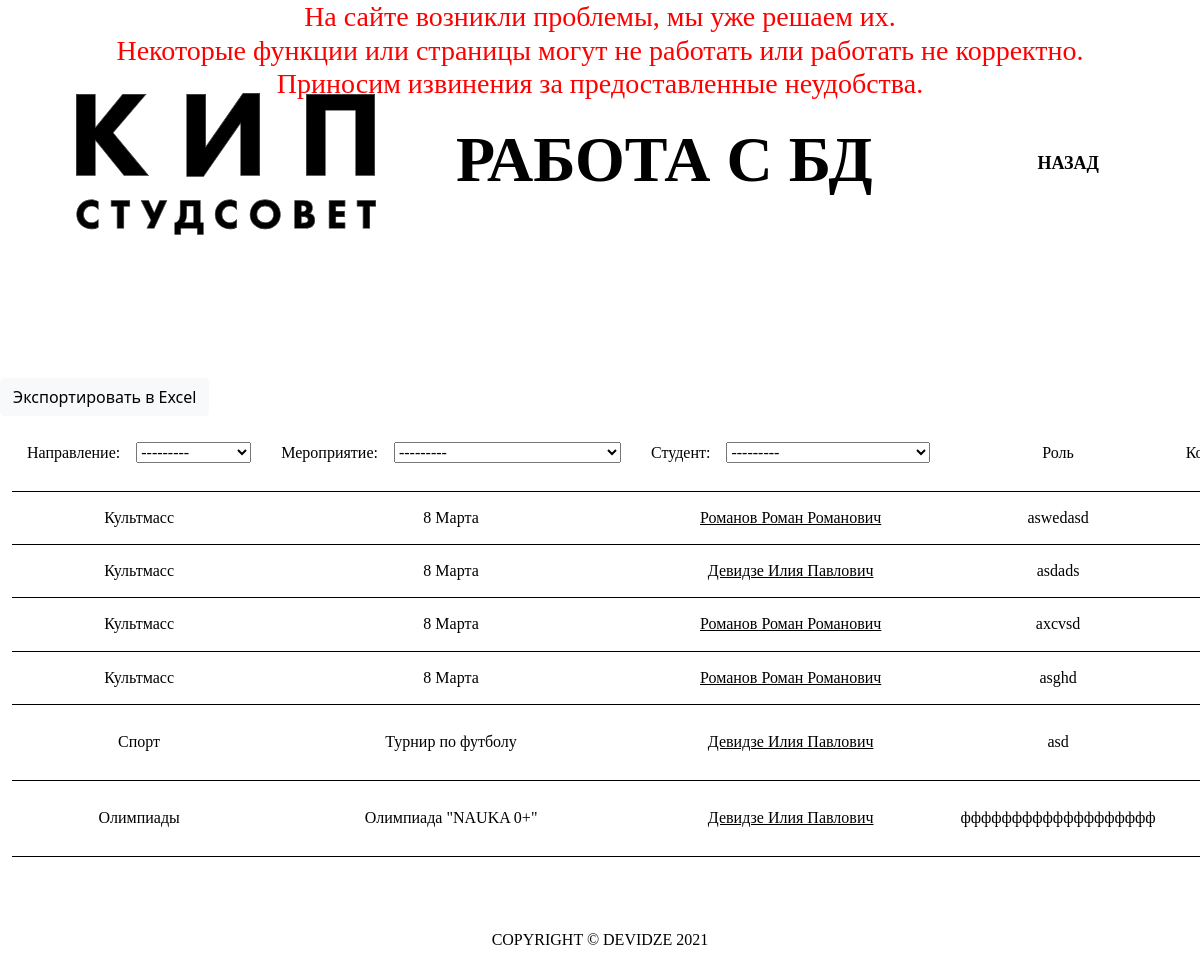
The app's page /admin_table/ (signed in), older data.
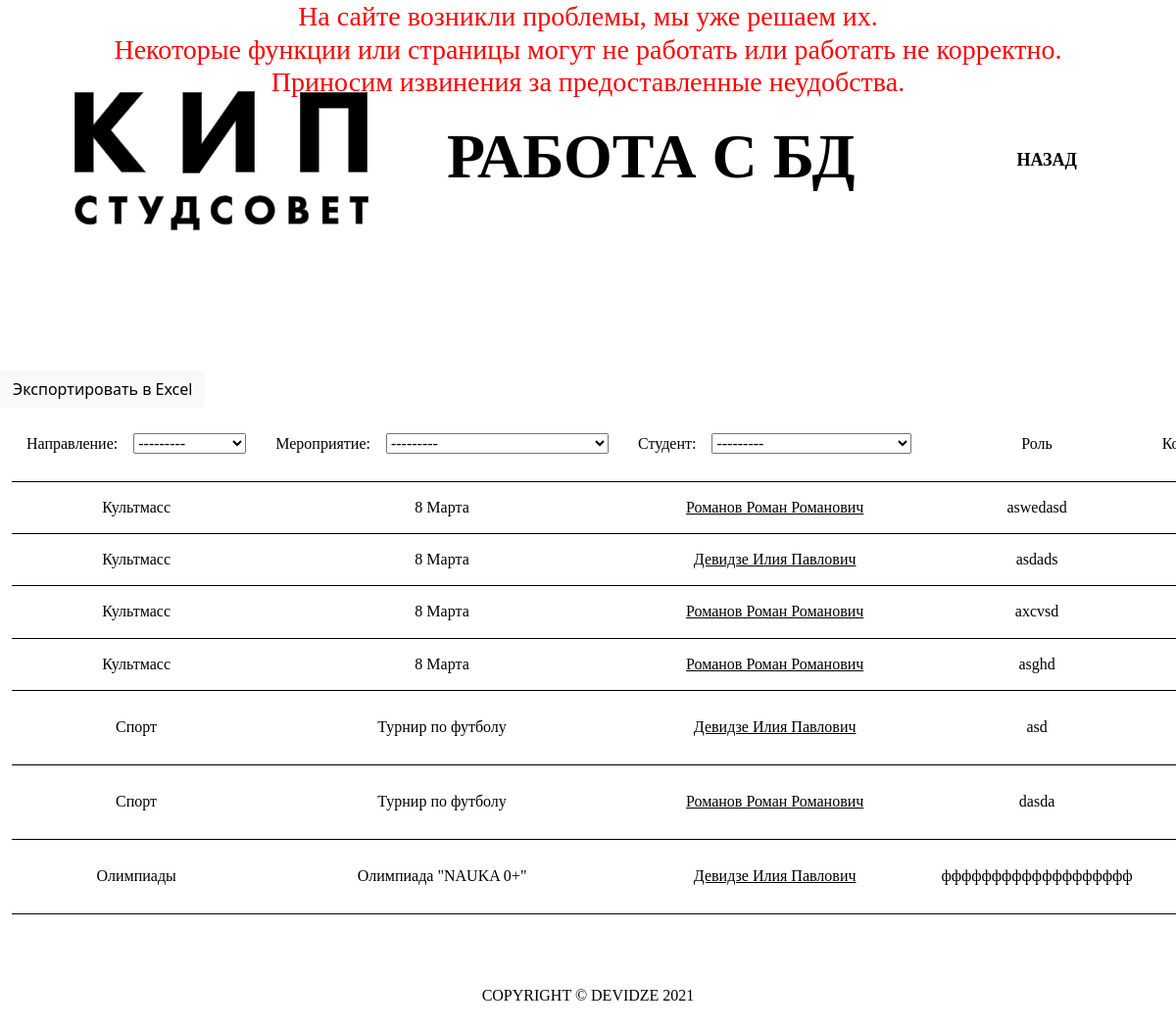
The same page, newer data.
### accounts/models.py (models this page shows, shortened)
class Event(models.Model):
    tags        = models.ForeignKey(Tag, null=True, on_delete=models.SET_NULL)
    name        = models.CharField(max_length=200, null=True)
    date        = models.DateField(null=True)
    def __str__(self):
        return self.name

class Tag(models.Model):
    name        = models.CharField(max_length=200, null=True)
    def __str__(self):
        return self.name

class Member(models.Model):
    user        = models.ForeignKey(Student, null=True, on_delete=models.SET_NULL)
    event       = models.ForeignKey(Event, null=True, on_delete=models.SET_NULL)
    role        = models.CharField(max_length=200, blank = True, null=True)
    comment     = models.CharField(max_length=200, blank = True, null=True)

class Student(models.Model):
    user        = models.OneToOneField(User, null=True, on_delete=models.CASCADE)
    group       = models.ForeignKey(Company, null=True, blank=True, on_delete=models.SET_NULL)
    fio         = models.CharField(max_length=200, blank=True, null=True)
    phone       = models.CharField(max_length=200, blank=True, null=True)
    birthday    = models.DateField(blank=True, null=True)
    profile_pic = models.ImageField(default='avatar.png', null=True, blank=True)
    vk_url      = models.CharField(max_length=200, blank=True, null=True)
    instagram_url   = models.CharField(max_length=200, blank=True, null=True)
    date_created= models.DateTimeField(auto_now_add=True, null=True)
    def __str__(self):
        return str(self.fio)

### accounts/decorators.py (the view)
    def wrapper_func(request, *args, **kwargs):
        group = None
        if request.user.groups.exists():
            group = request.user.groups.all()[0].name
        if group == 'student':
            return redirect('user-page')
        if group == 'admin':
            return view_func(request, *args, **kwargs)

### accounts/views.py (called while the page is built)
@authenticated_user
@admin_only
def adminTable(request):
    account = request.user.student
    events = Event.objects.all()
    members = Member.objects.all()
    myFilterEvent = AdminEventMemberFilter(request.GET, queryset = events)
    myFilterMember = AdminMemberFilter(request.GET, queryset = members)
    events = myFilterEvent.qs
    members = myFilterMember.qs
    context = {
        'account':account,
        'events':events, 'members':members,
        'myFilterEvent':myFilterEvent, 'myFilterMember':myFilterMember
    }
    return render(request, 'accounts/auth/admin/admin_table.html', context)

### accounts/templates/accounts/auth/admin/admin_table.html (shortened to what this page needs)
{% extends 'accounts/auth/main_user.html' %}
{% load static %}
{% block content %}
<div class="container-fluid header-user">
    <section class="header row">
        <nav class="navbar navbar-expand-xl navbar-light">
            <div class="container-fluid header-navs">
                <a class="navbar-brand" href="{% url 'main' %}"><img class="header-logo" style="width: 300px;"
                        src="{% static '/images/logo.svg' %}" alt="logo"></a>
                <h1>
                    <div class="promo-header" style="margin-left: 10vh;">Работа с БД</div>
                </h1>
                <ul class="navbar-nav me-auto mb-2 mb-lg-0 nav-items">
                    <li class="nav-item">
                        <a class="nav-link" href="{% url 'main_user' %}">Назад</a>
                    </li>
                </ul>
            </div>
        </nav>
    </section>
</div>
</div>
<button class="btn btn-light" onclick="exportTableToExcel('tblData', 'Мероприятия и участники')">Экспортировать в Excel</button>
<div class="container-fluid" style="overflow-x:auto;">
    <table id="tblData">
        <form method="get">
            <tr>
                <th>Направление:&nbsp&nbsp&nbsp&nbsp{{myFilterEvent.form.tags}}</th>
                <th>Мероприятие:&nbsp&nbsp&nbsp&nbsp{{myFilterMember.form.event}}</th>
                <th>Студент:&nbsp&nbsp&nbsp&nbsp{{myFilterMember.form.user}}</th>
                <th>Роль</th>
                <th>Комменатрий</th>
            </tr>
            {% for event in events %}
            {% for member in members %}
            {% if member.event == event %}
            <tr>
                <td>{{event.tags}}</td>
                <td>{{event.name}}</td>
                {% if member.user == account %}
                <td><a class="field_fio" href="{% url 'main_user' %}">{{member.user}}</a></td>
                {% else %}
                <td><a class="field_fio" href="{% url 'admin_lookuser' member.user %}">{{member.user}}</a></td>
                {% endif %}
                <td>{{member.role}}</td>
                <td>{{member.comment}}</td>
            </tr>
            {% endif %}
            {% endfor %}
            {% endfor %}
        </form>
    </table>
</div>
<br>
<br>
<br>
{% endblock content %}

Row changes from the older to the newer data that the page shows:
added Member: {{ event.tags }} "Спорт", {{ event.name }} "Турнир по футболу", user "Романов Роман Романович", role "dasda", shown under Event "Турнир по футболу"
